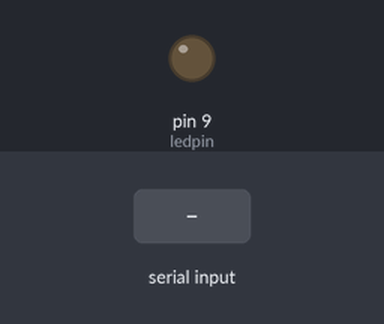
Bench run of a sketch on a simulated Arduino Uno, built with avr-gcc and run on an emulated ATmega328P. Shown: output pins drawn as LEDs (lit = HIGH). The test bench sets the inputs (shaded band).

Above: at 1.2 s.
1.3 s: "Led on" received over the second serial link
At 2.5 s:
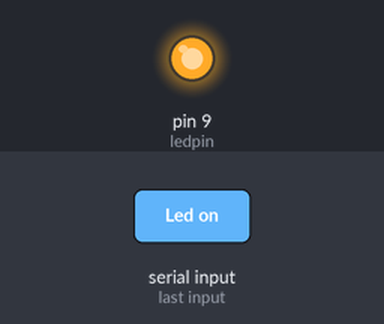
2.8 s: "Led off" received over the second serial link
At 4.0 s:
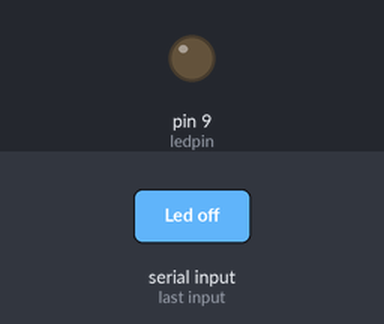
Timing chart, 0 to 5.8 s (numbered marks = the images above; inputs shaded):
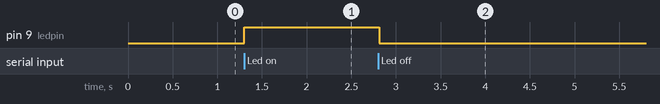

The sketch:

btSoftwareSerial.ino
```cpp
/*
 * @author Jimmy Soares
 * Conectar um LED no pino 5
 * Conectar o módulo HC-05 assim:
 *    Vcc - 5V
 *    GND - GND
 *    TXD - Pino 10
 *    RXD - Pino 11
 * ATENÇÃO!!!
 * DEIXAR O MÓDULO COM O VCC DESLIGADO
 * AO MANDAR AO FAZER UPLOAD DO PROGRAMA!
 * LIGAR APÓS O UPLOAD ESTIVER COMPLETO
 * Recomandado utilizar com o app
 * Bluetooth Terminal HC-05 para Android
 * https://play.google.com/store/apps/details?id=project.bluetoothterminal&hl=en
 *
 */

//biblioteca para simular comunicação serial em outros pinos
#include <SoftwareSerial.h>

SoftwareSerial myBt(10, 11); // RX, TX
char BluetoothData;
String fullData = "";
int ledpin =  9;

void setup() {
  myBt.begin(9600); //38400 para o BT7
  pinMode(ledpin,OUTPUT); //ledpin como saída
}

void loop() {
   if (myBt.available()){ //se tiver algo para ler
      while(myBt.available()){
      BluetoothData=myBt.read(); //le e guarda
      fullData += BluetoothData;
      }
      if(fullData=="Led on"){
          digitalWrite(ledpin,1);
          myBt.println("LED on!"); // vai imprimir no terminal do app
      }
      else if (fullData=="Led off"){
          digitalWrite(ledpin,0);
          myBt.println("LED off!");
      }
      fullData = "";
  }
delay(100);
}
```

Measured:
- after the input at 1.3 s, pin 9 (ledpin): LOW → HIGH at once
- after the input at 2.8 s, pin 9 (ledpin): HIGH → LOW at once
